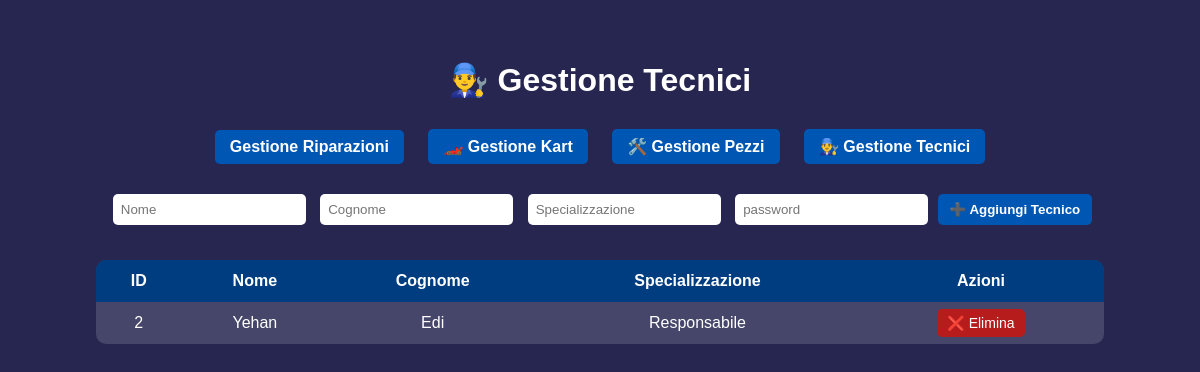
Page /technicians on the committed database.
### tables this page shows
CREATE TABLE tecnici (
            tecnico_id INTEGER PRIMARY KEY AUTOINCREMENT,
            nome TEXT,
            cognome TEXT,
            password TEXT,
            specializzazione TEXT
        );

### main.py (the view)
@app.route("/technicians")
def technicians():
    conn = db.get_connection()
    c = conn.cursor()
    c.execute("""
        SELECT tecnico_id, nome, cognome, specializzazione
        FROM tecnici
        ORDER BY tecnico_id ASC
    """)
    technicians = c.fetchall()
    conn.close()
    return render_template("technicians.html", technicians=technicians)

### Mechanic.py (called while the page is built)
    def get_connection(self):
        return sqlite3.connect(self.database_name)

### templates/technicians.html (shortened to what this page needs)
<!DOCTYPE html>
<html>
<head>
    <link rel="stylesheet" href="{{ url_for('static', filename='style.css') }}">
</head>
<body>
<div class="overlay">
    <h1>👨‍🔧 Gestione Tecnici</h1>
    <div class="top-nav">
        <a href="/" class="nav-btn">Gestione Riparazioni</a>
        <a href="/karts" class="nav-btn">🏎️ Gestione Kart</a>
        <a href="/parts" class="nav-btn">🛠️ Gestione Pezzi</a>
        <a href="/technicians" class="nav-btn">👨‍🔧 Gestione Tecnici</a>
    </div>
    <form action="/add_technician" method="post">
        <input type="text" name="nome" placeholder="Nome" required>
        <input type="text" name="cognome" placeholder="Cognome" required>
        <input type="text" name="specializzazione" placeholder="Specializzazione">
        <input type="text" name="password" placeholder="password" required>
        <button type="submit">➕ Aggiungi Tecnico</button>
    </form>
    <table>
        <tr>
            <th>ID</th>
            <th>Nome</th>
            <th>Cognome</th>
            <th>Specializzazione</th>
            <th>Azioni</th>
        </tr>
        {% for t in technicians %}
        <tr>
            <td>{{ t[0] }}</td>
            <td>{{ t[1] }}</td>
            <td>{{ t[2] }}</td>
            <td>{{ t[3] }}</td>
            <td>
                <a class="btn delete" href="/remove_technician/{{ t[0] }}">❌ Elimina</a>
            </td>
        </tr>
        {% endfor %}
    </table>
</div>
</body>
</html>

### static/style.css (style rules this page uses)
body { font-family: Arial, sans-serif; margin: 0; padding: 0; background-size: cover; color: white; }
.overlay { background-color: rgba(0, 0, 50, 0.85); min-height: 100vh; padding: 40px; }
h1 { text-align: center; margin-bottom: 30px; }
.top-nav { text-align: center; margin-bottom: 25px; }
.nav-btn { display: inline-block; margin: 0 10px; padding: 8px 15px; border-radius: 5px; background-color: #0056b3; color: white; text-decoration: none; font-weight: bold; }
form { text-align: center; margin-bottom: 30px; }
input, select { padding: 8px; margin: 5px; border-radius: 5px; border: none; }
button { padding: 8px 12px; border-radius: 5px; border: none; background-color: #0056b3; color: white; cursor: pointer; font-weight: bold; }
table { width: 90%; margin: auto; border-collapse: collapse; background: rgba(255, 255, 255, 0.1); border-radius: 10px; overflow: hidden; }
th, td { padding: 12px; text-align: center; }
th { background-color: #003d80; }
tr:nth-child(even) { background-color: rgba(255, 255, 255, 0.05); }
.btn { padding: 6px 10px; border-radius: 5px; text-decoration: none; color: white; font-size: 14px; margin: 2px; }
.delete { background-color: #b71c1c; }

### rows in the picture
tecnici: tecnico_id "2", nome "Yehan", cognome "Edi", specializzazione "Responsabile"
